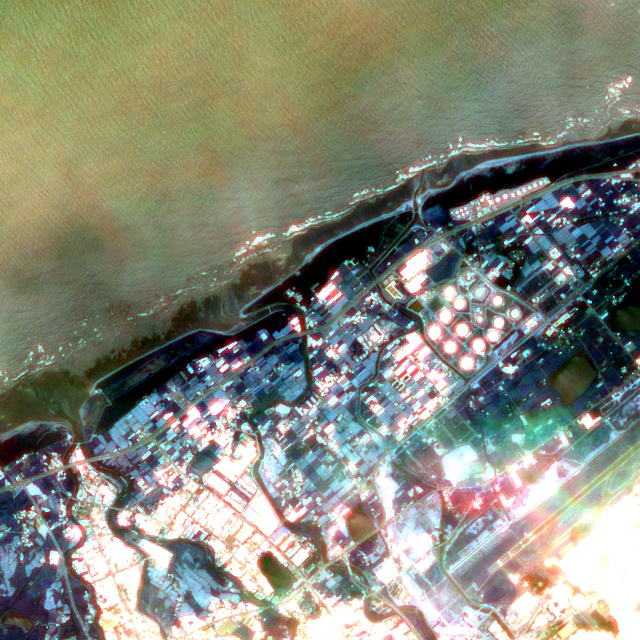
#> input picture dataset/images/tile_x0_y0.jpg, 640 x 640 px
$ python -i pipeline.py   (imports and definitions only)
#> lines starting #> are read from the running program, lines starting #| are printed output that depends on the picture
"""
Day 23: 端到端機場偵測管線。

把 Day 18 到 Day 22 散在各個 Tests/ 腳本裡的步驟串成一條：

    GeoTIFF -> 波段選擇 -> 動態範圍拉伸 -> CLAHE -> SAHI 切片推論
            -> Day 21 幾何合併 -> Detection 清單

之前這些邏輯寫死在 `Tests/test_nmm_postprocess.py` 的 `load_image()` 裡，
正式邏輯躺在測試檔案中，誰要用都得 import 一支 test，這裡把它搬回來。
"""
from __future__ import annotations

from dataclasses import dataclass, field
from pathlib import Path

import cv2
import numpy as np
from sahi import AutoDetectionModel
from sahi.predict import get_sliced_prediction

from inference.geotiff_io import (
    SENTINEL2_FIRST_THREE, GeoRef, read_geotiff, to_uint8_rgb,
)
from inference.geo_utils import pixel_to_lonlat
from inference.merge_fragments import merge_predictions

ROOT = Path(__file__).resolve().parent.parent
DEFAULT_WEIGHTS = ROOT / "runs/train/airport_obb_mixed/weights/best.pt"


@dataclass
class Detection:
    """一個偵測結果。points 是 OBB 的四個角點（像素座標）。"""
    points: np.ndarray
    score: float
    n_fragments: int
    angle: float
    length: float
    width: float

    @property
    def aspect(self) -> float:
        return self.length / max(self.width, 1e-6)

    # [4 lines left out: function center, not called in this run]


@dataclass
class PipelineResult:
    image: np.ndarray                 # 前處理後的 RGB，畫圖與除錯用
    georef: GeoRef
    detections: list[Detection] = field(default_factory=list)
    raw_count: int = 0                # 幾何合併`之前`的框數

    # [5 lines left out: function footprint, not called in this run]


def enhance(rgb: np.ndarray, clip_limit: float = 3.5,
            tile_grid: int = 8) -> np.ndarray:
    """
    Day 18 的 CLAHE 局部打光，只作用在 LAB 的 L（亮度）通道。

    直接對 RGB 三通道各做一次 CLAHE 會把色彩關係打亂，
    轉到 LAB 只動亮度，色度 a/b 保持不變。
    """
#> called with clip_limit = 3.5, tile_grid = 8
    lab = cv2.cvtColor(rgb, cv2.COLOR_RGB2LAB)
#> lab: shape (640, 640, 3); mean of channels 0, 1, 2 142.4, 125.8, 135.2
    l, a, b = cv2.split(lab)
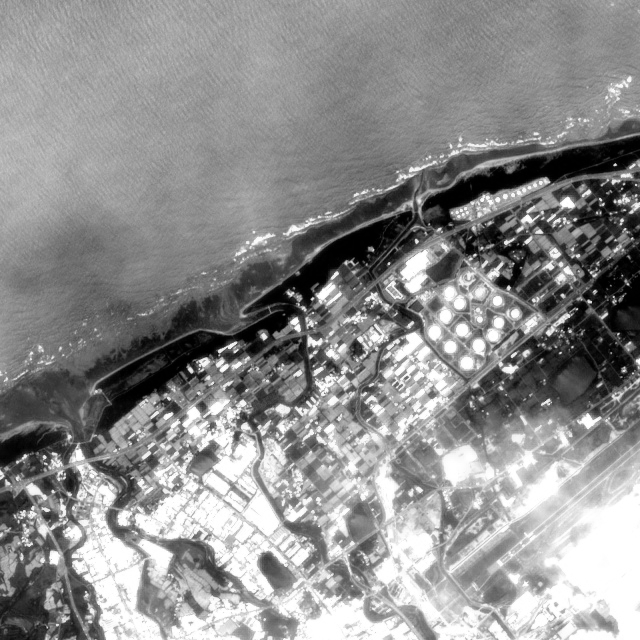
#> l: shape (640, 640); min 0, max 255, mean 142.4
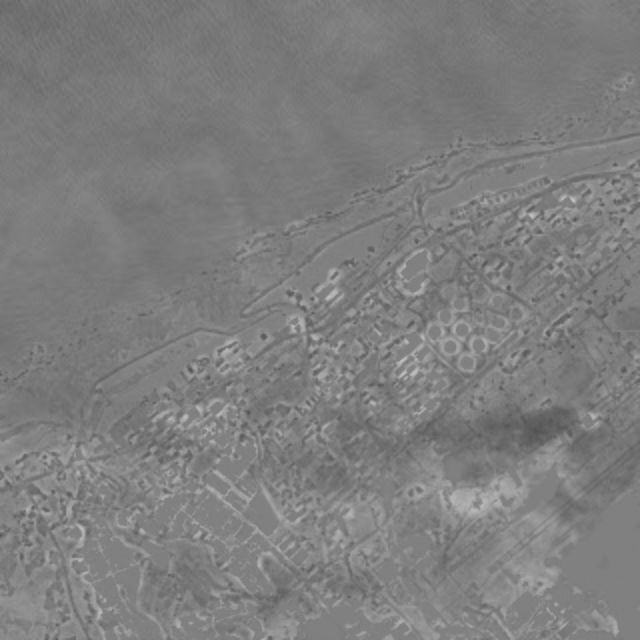
#> a: shape (640, 640); min 81, max 192, mean 125.8
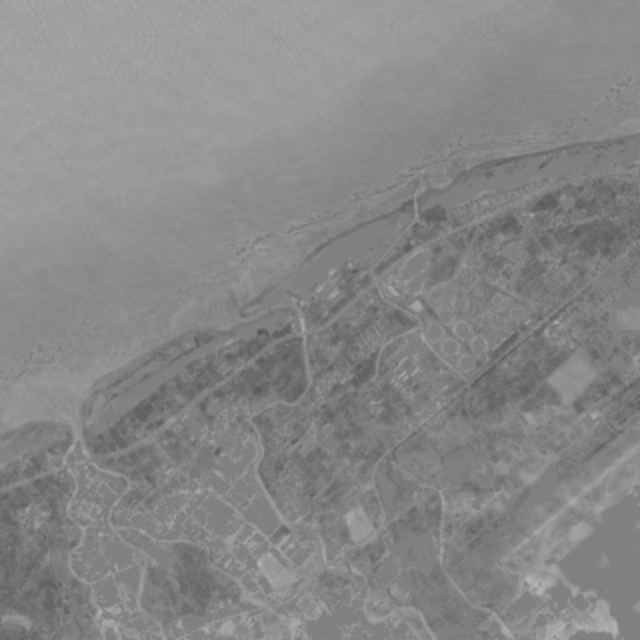
#> b: shape (640, 640); min 83, max 181, mean 135.2
    clahe = cv2.createCLAHE(clipLimit=clip_limit, tileGridSize=(tile_grid, tile_grid))
    return cv2.cvtColor(cv2.merge((clahe.apply(l), a, b)), cv2.COLOR_LAB2RGB)
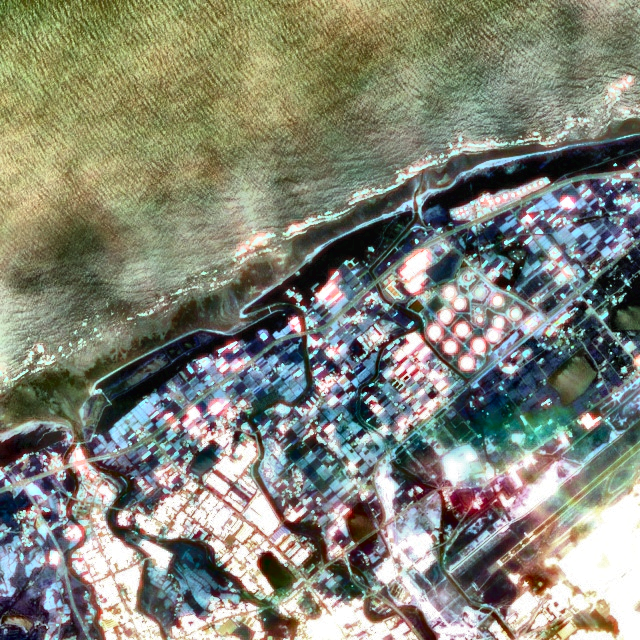
#> returned value: shape (640, 640, 3); mean R, G, B 131.2, 133.6, 120.3


class AirportDetector:
    """把權重與推論參數綁在一起，模型只在第一次呼叫時載入。"""

    # [58 lines left out: functions __init__, model, preprocess, detect, not called in this run]

>>> import cv2
>>> picture = cv2.cvtColor(cv2.imread('../dataset/images/tile_x0_y0.jpg'), cv2.COLOR_BGR2RGB)
>>> result = enhance(picture)

$ run again, on dataset/images/tile_x0_y160.jpg
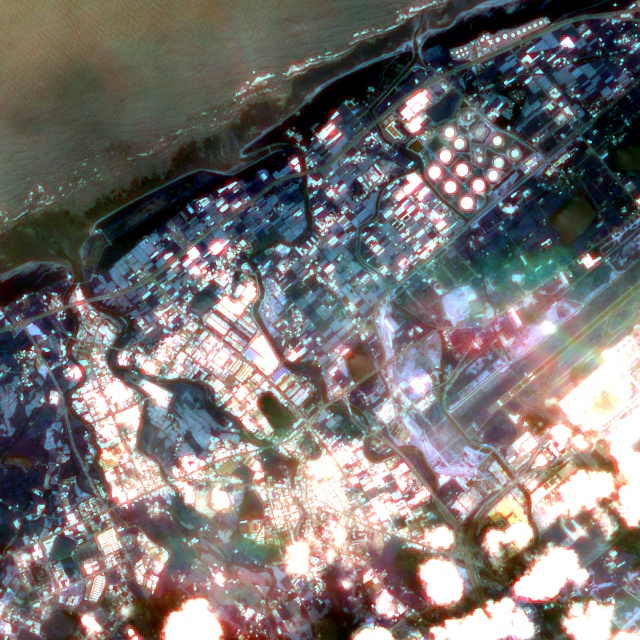
#> input picture dataset/images/tile_x0_y160.jpg, 640 x 640 px
#> lab: shape (640, 640, 3); mean of channels 0, 1, 2 122.7, 130.6, 129.6
#> in enhance, `l, a, b = cv2.split(lab)`:
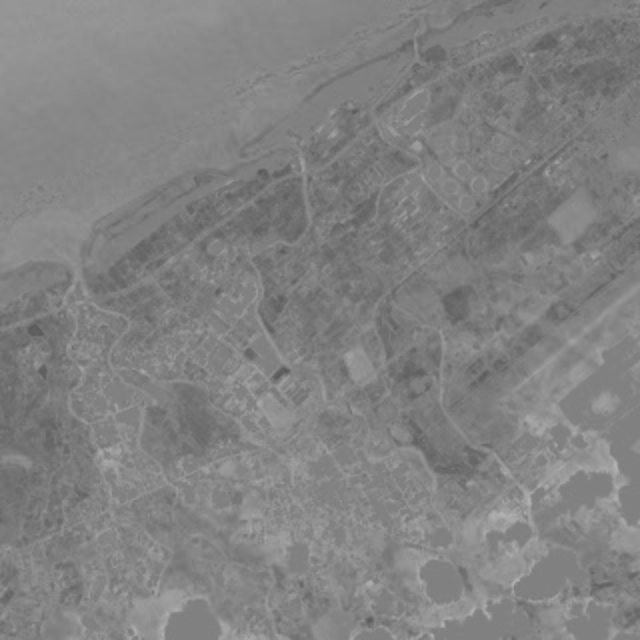
#> b: shape (640, 640); min 89, max 178, mean 129.6
#> in enhance, `return cv2.cvtColor(cv2.merge((clahe.apply(l), a, b)), cv2.COLOR_LAB2R..`:
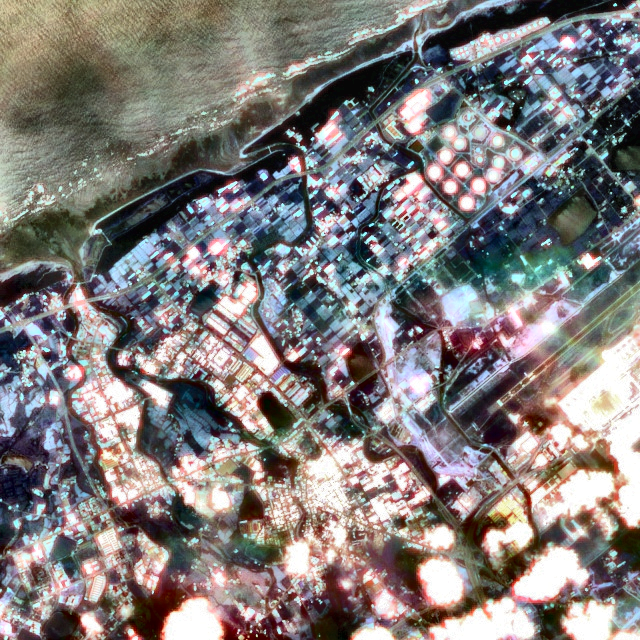
#> returned value: shape (640, 640, 3); mean R, G, B 129, 124.3, 123.4

$ run again, on dataset/images/tile_x0_y640.jpg
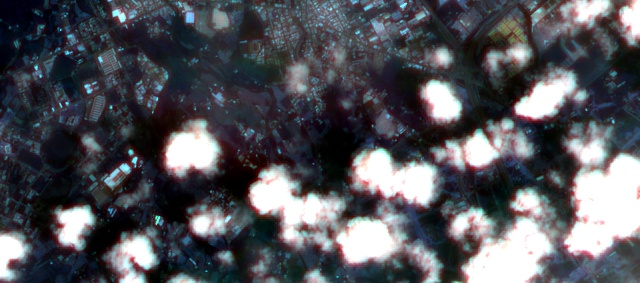
#> input picture dataset/images/tile_x0_y640.jpg, 640 x 283 px
#> lab: shape (283, 640, 3); mean of channels 0, 1, 2 87, 129.6, 124.6
#> in enhance, `l, a, b = cv2.split(lab)`:
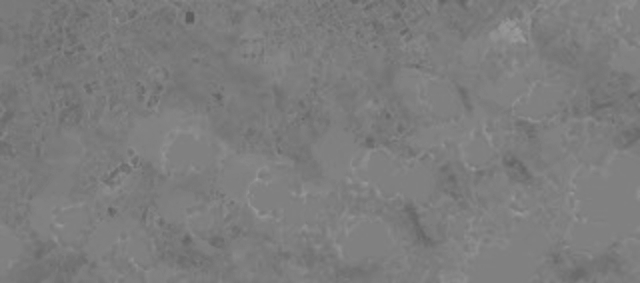
#> b: shape (283, 640); min 90, max 156, mean 124.6
#> in enhance, `return cv2.cvtColor(cv2.merge((clahe.apply(l), a, b)), cv2.COLOR_LAB2R..`:
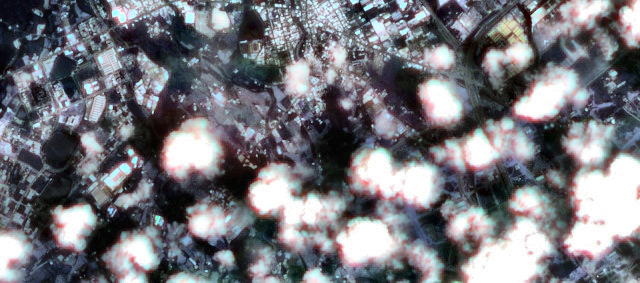
#> returned value: shape (283, 640, 3); mean R, G, B 117.3, 117.9, 124.1

$ run again, on dataset/images/tile_x1280_y0.jpg
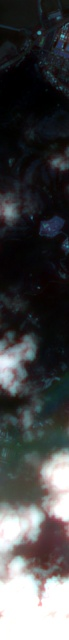
#> input picture dataset/images/tile_x1280_y0.jpg, 69 x 640 px
#> lab: shape (640, 69, 3); mean of channels 0, 1, 2 72.4, 128.2, 127.5
#> in enhance, `l, a, b = cv2.split(lab)`:
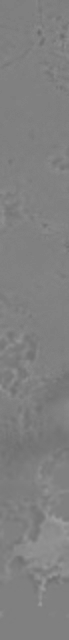
#> a: shape (640, 69); min 105, max 157, mean 128.2
#> in enhance, `return cv2.cvtColor(cv2.merge((clahe.apply(l), a, b)), cv2.COLOR_LAB2R..`:
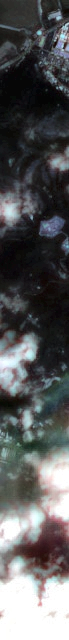
#> returned value: shape (640, 69, 3); mean R, G, B 89.2, 89.8, 90.6
